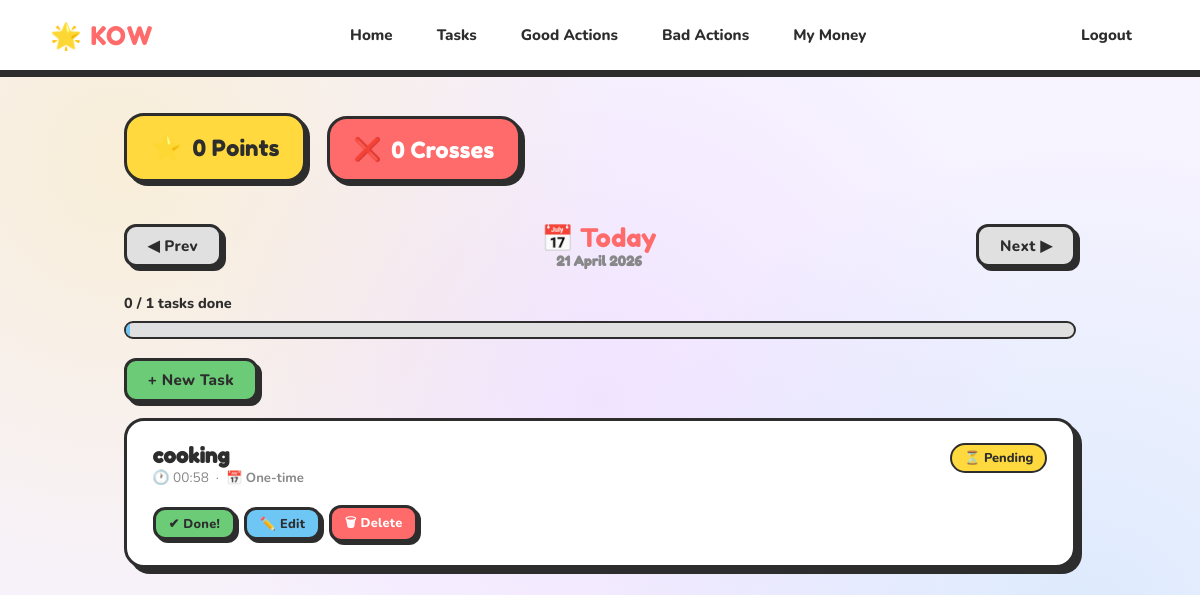
The app's page /taskList (signed in) with its own data.
### app/models.py (models this page shows, shortened)
class User(db.Model, UserMixin):
    __tablename__ = 'user'
    id = db.Column(db.Integer, primary_key=True)
    username = db.Column(db.String(20), unique=True, nullable=False)
    email = db.Column(db.String(120), unique=True, nullable=False)
    image_file = db.Column(db.String(20), nullable=False, default='default.jpg')
    password = db.Column(db.String(60), nullable=False)
    role = db.Column(db.String(10), nullable=False, default='child')  # 'parent' or 'child'
    parent_id = db.Column(db.Integer, db.ForeignKey('user.id'), nullable=True)
    points = db.Column(db.Integer, nullable=False, default=0)
    crosses = db.Column(db.Integer, nullable=False, default=0)
    tasks = db.relationship('Task', backref='user', lazy=True)

class Task(db.Model):
    __tablename__ = 'task'
    task_id = db.Column(db.Integer, primary_key=True)
    title = db.Column(db.String(100), nullable=False)
    description = db.Column(db.Text, nullable=False, default="-")
    date = db.Column(db.DateTime, nullable=False, default=datetime.utcnow)
    time = db.Column(db.Time, nullable=False)
    completion_status = db.Column(db.Boolean, nullable=False, default=False)
    user_id = db.Column(db.Integer, db.ForeignKey('user.id'), nullable=False)
    recurrence_type = db.Column(db.String(20), nullable=False, default='none')
    recurrence_hours = db.Column(db.Integer, nullable=True)
    recurrence_days = db.Column(db.String(20), nullable=True)
    recurrence_end = db.Column(db.DateTime, nullable=True)
    occurrences = db.relationship('TaskOccurrence', backref='task', lazy=True,
                                  cascade='all, delete-orphan')
    def is_recurring(self):
        return self.recurrence_type != 'none'
    def occurs_on(self, check_date):
        task_start = self.date.date() if hasattr(self.date, 'date') else self.date
        if check_date < task_start:
            return False
        if self.recurrence_end:
            end = self.recurrence_end.date() if hasattr(self.recurrence_end, 'date') else self.recurrence_end
            if check_date > end:
                return False
        if self.recurrence_type == 'none':
            return check_date == task_start
        elif self.recurrence_type == 'daily':
            return True
        elif self.recurrence_type == 'hourly':
            return True
        elif self.recurrence_type == 'weekly':
            return check_date.weekday() in self.recurrence_days_list()
        elif self.recurrence_type == 'monthly':
            return check_date.day == task_start.day
        elif self.recurrence_type == 'yearly':
            return (check_date.month == task_start.month and
                    check_date.day == task_start.day)
        return False

### app/routes.py (the view)
@app.route("/taskList")
@login_required
def taskList():
    date_str = request.args.get('date')
    viewed_date = _parse_date(date_str)
    prev_date = viewed_date - timedelta(days=1)
    next_date = viewed_date + timedelta(days=1)
    today = date_type.today()
    is_today = (viewed_date == today)
    task_items = get_tasks_for_date(viewed_date)
    form = UpdateTaskForm()
    return render_template("taskList.html",
                           task_items=task_items,
                           viewed_date=viewed_date,
                           prev_date=prev_date,
                           next_date=next_date,
                           today=today,
                           is_today=is_today,
                           form=form,
                           recurrence_label=recurrence_label)

### app/models.py (called while the page is built)
@login_manager.user_loader
def load_user(user_id):
    return User.query.get(int(user_id))

### app/routes.py (called while the page is built)
def _parse_date(date_str):
    try:
        return datetime.strptime(date_str, '%Y-%m-%d').date()
    except (TypeError, ValueError):
        return date_type.today()

### app/taskManagement.py (called while the page is built, shortened)
def get_tasks_for_date(target_date):
    all_tasks = Task.query.filter_by(user_id=current_user.id).all()
    result = []
    for task in all_tasks:
        if not task.occurs_on(target_date):
            continue
        if task.is_recurring():
            occ = TaskOccurrence.query.filter_by(
                task_id=task.task_id,
                occurrence_date=target_date
            ).first()
            completed = occ.completed if occ else False
            occ_id = occ.id if occ else None
        else:
            completed = task.completion_status
            occ_id = None
        result.append({
            'task': task,
            'completed': completed,
            'occurrence_id': occ_id,
        })
    result.sort(key=lambda x: x['task'].time)
    return result

def recurrence_label(task):
    t = task.recurrence_type
    if t == 'none':
        return '📅 One-time'

### app/templates/taskList.html (shortened to what this page needs)
<!DOCTYPE html>
<html lang="en">
<head>
  <link rel="stylesheet" href="{{ url_for('static', filename='kids.css') }}">
</head>
<body>
  <header class="site-header">
    <nav>
      <a class="navbar-brand" href="{{ url_for('home') }}">🌟 KOW</a>
      <div class="navbar-nav mr-auto">
        <a class="nav-item" href="{{ url_for('home') }}">Home</a>
        <a class="nav-item" href="{{ url_for('taskList') }}">Tasks</a>
        <a class="nav-item" href="{{ url_for('goodactions') }}">Good Actions</a>
        <a class="nav-item" href="{{ url_for('badactions') }}">Bad Actions</a>
        <a class="nav-item" href="{{ url_for('money') }}">My Money</a>
      </div>
      <div class="navbar-nav">
        <a class="nav-item nav-link" href="{{ url_for('logout') }}">Logout</a>
      </div>
    </nav>
  </header>
  <main role="main" class="container">
    <div style="margin-bottom:1rem;">
      <span class="points-banner"><span class="icon">⭐</span> {{ current_user.points }} Points</span>
      <span class="crosses-banner"><span class="icon">❌</span> {{ current_user.crosses }} Crosses</span>
    </div>
    <div class="date-nav">
      <a href="{{ url_for('taskList', date=prev_date.strftime('%Y-%m-%d')) }}"
         class="btn btn-secondary">◀ Prev</a>
      <div class="date-nav-label {{ 'today-label' if is_today else '' }}">
  {% if is_today %}
    📅 Today
  {% elif timedelta is defined and viewed_date == today - timedelta(days=1) %}
    Yesterday
  {% else %}
    {{ viewed_date.strftime('%A') }}
  {% endif %}
  <span class="date-nav-sub">{{ viewed_date.strftime('%d %B %Y') }}</span>
</div>
      <a href="{{ url_for('taskList', date=next_date.strftime('%Y-%m-%d')) }}"
         class="btn btn-secondary">Next ▶</a>
    </div>
    {% set total = task_items|length %}
    {% set done = task_items|selectattr('completed')|list|length %}
    {% if total > 0 %}
      <div class="day-progress">
        <div class="day-progress-label">{{ done }} / {{ total }} tasks done</div>
        <div class="progress-bar-wrap">
          <div class="progress-bar-fill" style="width: {{ ((done / total) * 100)|int }}%;
               background: {{ 'var(--grass)' if done == total else 'var(--sky)' }};"></div>
        </div>
      </div>
    {% endif %}
    <a href="{{ url_for('createtask') }}" class="btn btn-success mb-3">+ New Task</a>
    <div class="task-wbox">
      {% if task_items %}
        {% for item in task_items %}
          {% set task = item.task %}
          {% set completed = item.completed %}
          <article class="content-section {{ 'task-done' if completed else '' }}">
            <div style="display:flex; justify-content:space-between; align-items:flex-start; flex-wrap:wrap; gap:0.5rem;">
              <div>
                <h4>{{ task.title }}</h4>
                <p class="text-muted">
                  🕐 {{ task.time.strftime('%H:%M') }}
                  &nbsp;·&nbsp;
                  <span style="font-size:0.82rem; font-weight:700;">
                    {{ recurrence_label(task) }}
                  </span>
                </p>
              </div>
              <div>
                {% if completed %}
                  <span class="badge badge-success">✅ Done</span>
                {% else %}
                  <span class="badge badge-warning">⏳ Pending</span>
                {% endif %}
              </div>
            </div>
            <div style="margin-top:0.8rem; display:flex; gap:0.5rem; flex-wrap:wrap; align-items:center;">
              <form method="POST"
                    action="{{ url_for('toggle_task', task_id=task.task_id) }}"
                    style="margin:0;">
                <button type="submit"
                        class="btn btn-sm {{ 'btn-warning' if completed else 'btn-success' }}">
                  {{ '↩ Undo' if completed else '✔ Done!' }}
                </button>
              </form>
              <a href="{{ url_for('updatetask', task_id=task.task_id) }}"
                 class="btn btn-sm btn-primary">✏️ Edit</a>
              <form method="POST"
                    action="{{ url_for('deletetask', task_id=task.task_id) }}"
                    style="margin:0;"
                    onsubmit="return confirm('Delete {{ task.title }}?{% if task.is_recurring() %} This will remove ALL occurrences!{% endif %}');">
                <button type="submit" class="btn btn-sm btn-danger">🗑 Delete</button>
              </form>
            </div>
          </article>
        {% endfor %}
      {% endif %}
    </div>
  </main>
</body>
</html>

### app/static/kids.css (style rules this page uses)
:root { --sky: #6EC6F5; --sun: #FFD93D; --grass: #6BCB77; --coral: #FF6B6B; --lavender: #C77DFF; --peach: #FFB347; --mint: #A8EDEA; --cloud: #FFFFFF; --ink: #2D2D2D; --soft: #F7F3FF; --shadow: 4px 4px 0px #2D2D2D; --shadow-lg: 6px 6px 0px #2D2D2D; --border: 3px solid #2D2D2D; --radius: 20px; --radius-sm: 12px; }
* { box-sizing: border-box; margin: 0; padding: 0; }
body { font-family: 'Nunito', sans-serif; background-color: var(--soft); background-image: radial-gradient(circle at 10% 20%, #FFD93D33 0%, transparent 40%), radial-gradient(circle at 90% 80%, #6EC6F533 0%, transparent 40%), radial-gradient(circle at 50% 50%, #C77DFF22 0%, transparent 60%); color: var(--ink); min-height: 100vh; }
.site-header { background: var(--cloud); border-bottom: var(--border); box-shadow: 0 4px 0 #2D2D2D; padding: 0 2rem; position: sticky; top: 0; z-index: 100; }
.site-header nav { display: flex; align-items: center; justify-content: space-between; max-width: 1100px; margin: 0 auto; height: 70px; }
.navbar-brand { font-family: 'Fredoka One', cursive; font-size: 1.6rem; color: var(--coral); text-decoration: none; letter-spacing: 1px; }
.navbar-nav { display: flex; align-items: center; gap: 0.5rem; }
.nav-item, .nav-link { font-family: 'Nunito', sans-serif; font-weight: 800; font-size: 0.95rem; text-decoration: none; color: var(--ink); padding: 0.4rem 1rem; border-radius: var(--radius-sm); border: 2.5px solid transparent; transition: all 0.15s ease; }
.container { max-width: 1000px; margin: 2.5rem auto; padding: 0 1.5rem; }
h4 { font-family: 'Fredoka One', cursive; font-size: 1.3rem; color: var(--ink); }
.task-wbox { display: flex; flex-direction: column; gap: 1.2rem; }
.content-section { background: var(--cloud); border: var(--border); border-radius: var(--radius); padding: 1.4rem 1.6rem; box-shadow: var(--shadow-lg); transition: transform 0.15s ease, box-shadow 0.15s ease; }
.badge { display: inline-block; padding: 0.25rem 0.75rem; border-radius: 999px; font-weight: 800; font-size: 0.8rem; border: 2px solid var(--ink); }
.badge-warning { background: var(--sun); color: var(--ink); }
.btn { display: inline-block; font-family: 'Nunito', sans-serif; font-weight: 800; font-size: 0.95rem; padding: 0.55rem 1.3rem; border-radius: var(--radius-sm); border: var(--border); cursor: pointer; text-decoration: none; box-shadow: var(--shadow); transition: all 0.12s ease; letter-spacing: 0.3px; }
.btn-primary { background: var(--sky); color: var(--ink); }
.btn-success { background: var(--grass); color: var(--ink); }
.btn-danger { background: var(--coral); color: var(--cloud); }
.btn-secondary { background: #e0e0e0; color: var(--ink); }
.btn-sm { font-size: 0.8rem; padding: 0.3rem 0.8rem; box-shadow: 3px 3px 0 var(--ink); }
.points-banner { background: var(--sun); border: var(--border); border-radius: var(--radius); padding: 1rem 1.5rem; box-shadow: var(--shadow); display: inline-flex; align-items: center; gap: 0.6rem; font-family: 'Fredoka One', cursive; font-size: 1.4rem; margin-bottom: 1.5rem; }
.points-banner .icon { font-size: 1.6rem; }
.crosses-banner { background: var(--coral); color: var(--cloud); border: var(--border); border-radius: var(--radius); padding: 1rem 1.5rem; box-shadow: var(--shadow); display: inline-flex; align-items: center; gap: 0.6rem; font-family: 'Fredoka One', cursive; font-size: 1.4rem; margin-bottom: 1.5rem; margin-left: 1rem; }
.progress-bar-wrap { background: #e0e0e0; border: 2px solid var(--ink); border-radius: 999px; height: 18px; overflow: hidden; margin: 0.5rem 0; }
.progress-bar-fill { height: 100%; background: var(--grass); border-radius: 999px; transition: width 0.4s ease; min-width: 4px; }
.mb-3 { margin-bottom: 1rem; }
.text-muted { color: #888; font-size: 0.85rem; }

### app/templates/taskList.html (style rules this page uses)
.date-nav { display: flex; align-items: center; gap: 0.8rem; margin-bottom: 1.5rem; flex-wrap: wrap; }
.date-nav-label { font-family: 'Fredoka One', cursive; font-size: 1.6rem; color: var(--ink); flex: 1; text-align: center; }
.date-nav-label.today-label { color: var(--coral); }
.date-nav-sub { font-size: 0.85rem; font-weight: 600; color: #888; display: block; text-align: center; }
.day-progress { margin-bottom: 1.2rem; }
.day-progress-label { font-weight: 800; margin-bottom: 0.3rem; font-size: 0.9rem; }

### records on screen
User: points "0", crosses "0"
Task: strftime "21 April 2026", title "cooking", time "00:58", recurrence_type "📅 One-time"

### other values on screen
{{ done }} "0"
{{ total }} "1"
{{ '↩ Undo' if completed else '✔ Done!' }} "✔ Done!"
